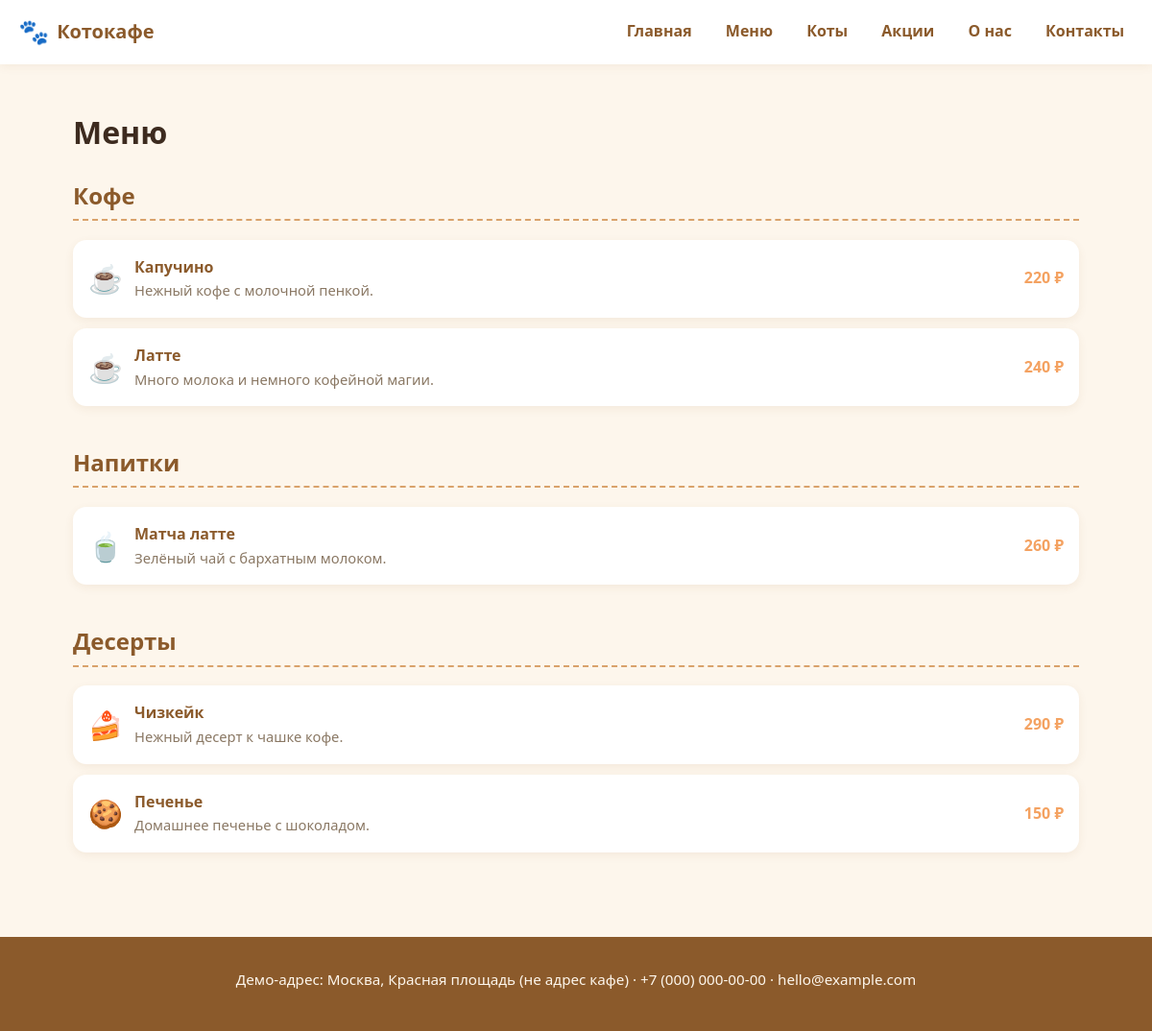
The page /menu on the database its author committed.
### models.py (models this page shows)
class MenuItem(db.Model):
    __tablename__ = 'cafe_menuitem'
    id = db.Column(db.Integer, primary_key=True)
    category = db.Column(db.String(100))
    category_en = db.Column(db.String(100))
    name = db.Column(db.String(150))
    name_en = db.Column(db.String(150))
    description = db.Column(db.Text)
    description_en = db.Column(db.Text)
    price = db.Column(db.Numeric(9, 2))
    icon = db.Column(db.String(10))
    sort_order = db.Column(db.Integer)
    active = db.Column(db.Boolean)

class Contact(db.Model):
    __tablename__ = 'cafe_contact'
    id = db.Column(db.Integer, primary_key=True)
    address = db.Column(db.String(250))
    address_en = db.Column(db.String(250))
    hours = db.Column(db.String(150))
    hours_en = db.Column(db.String(150))
    phone = db.Column(db.String(50))
    email = db.Column(db.String(254))
    map_url = db.Column(db.String(200))
    social_url = db.Column(db.String(200))

### app.py (the view)
@app.route('/menu/')
@app.route('/menu')
def menu():
    items = (
        MenuItem.query.filter_by(active=True)
        .order_by(MenuItem.sort_order, MenuItem.id).all()
    )
    grouped = {}
    for it in items:
        grouped.setdefault(it.category, []).append(it)
    return render_template('menu.html', grouped=grouped)

### app.py (called while the page is built)
@app.context_processor
def inject_globals():
    return {
        'contact': Contact.query.first(),
        'social_links': (
            SocialLink.query
            .filter_by(active=True)
            .order_by(SocialLink.sort_order, SocialLink.id)
            .all()
        ),
    }

@app.template_filter('price')
def price_filter(value):
    if value is None:
        return ''
    try:
        s = f'{value:.2f}'.rstrip('0').rstrip('.')
    except Exception:
        s = str(value)
    return s

### templates/menu.html (shortened to what this page needs)
{% extends 'base.html' %}
{% block content %}
<h1>Меню</h1>
{% for category, items in grouped.items() %}
  <section class="menu-category">
    <h2>{{ category }}</h2>
    <ul class="menu-list">
      {% for it in items %}
        <li class="menu-item">
          <span class="menu-icon">{{ it.icon }}</span>
          <div class="menu-body">
            <div class="menu-name">{{ it.name }}</div>
            {% if it.description %}<div class="menu-desc">{{ it.description }}</div>{% endif %}
          </div>
          <div class="menu-price">{{ it.price | price }} ₽</div>
        </li>
      {% endfor %}
    </ul>
  </section>
{% endfor %}
{% endblock %}

### templates/base.html (shortened to what this page needs)
<!doctype html>
<html lang="ru">
<head>
  <link rel="stylesheet" href="{{ url_for('static', filename='css/style.css') }}">
</head>
<body>
  <header class="site-header">
    <a class="logo" href="{{ url_for('home') }}">
      <span class="logo-icon">🐾</span>
      <span class="logo-text">Котокафе</span>
    </a>
    <nav class="nav">
      <a href="{{ url_for('home') }}">Главная</a>
      <a href="{{ url_for('menu') }}">Меню</a>
      <a href="{{ url_for('cats') }}">Коты</a>
      <a href="{{ url_for('promotions') }}">Акции</a>
      <a href="{{ url_for('about') }}">О нас</a>
      <a href="{{ url_for('contacts') }}">Контакты</a>
    </nav>
  </header>
  <main class="container">
    {% block content %}{% endblock %}
  </main>
  <footer class="site-footer">
    <div>
      {% if contact %}
        {{ contact.address }} ·
        {{ contact.phone }} ·
        {{ contact.email }}
      {% endif %}
    </div>
  </footer>
</body>
</html>

### static/css/style.css (style rules this page uses)
:root { --cream: #fdf6ec; --cocoa: #8b5a2b; --caramel: #d9a26b; --peach: #f4a261; --ink: #3d2b1f; --muted: #8a7864; }
* { box-sizing: border-box; }
html, body { margin: 0; padding: 0; background: var(--cream); color: var(--ink); font-family: "Nunito", "Segoe UI", system-ui, sans-serif; line-height: 1.6; }
body { display: flex; flex-direction: column; min-height: 100vh; }
a { color: var(--cocoa); text-decoration: none; }
.container { flex: 1; width: 100%; max-width: 1080px; margin: 0 auto; padding: 1.5rem 1rem 3rem; }
.site-header { display: flex; align-items: center; justify-content: space-between; gap: 1rem; padding: .8rem 1.2rem; background: white; box-shadow: 0 2px 10px rgba(139, 90, 43, .08); position: sticky; top: 0; z-index: 10; flex-wrap: wrap; }
.logo { display: flex; align-items: center; gap: .5rem; font-weight: 800; font-size: 1.25rem; color: var(--cocoa); }
.logo-icon { font-size: 1.6rem; }
.nav { display: flex; gap: 1rem; flex-wrap: wrap; }
.nav a { padding: .35rem .6rem; border-radius: 999px; font-weight: 600; }
.site-footer { padding: 2rem 1.2rem; background: var(--cocoa); color: var(--cream); text-align: center; font-size: .95rem; }
.menu-category { margin-bottom: 2.5rem; }
.menu-category h2 { color: var(--cocoa); border-bottom: 2px dashed var(--caramel); padding-bottom: .3rem; }
.menu-list { list-style: none; padding: 0; margin: 0; }
.menu-item { display: flex; align-items: center; gap: 1rem; padding: 1rem; margin-bottom: .7rem; background: white; border-radius: 14px; box-shadow: 0 3px 10px rgba(139, 90, 43, .08); }
.menu-icon { font-size: 1.8rem; width: 2rem; text-align: center; }
.menu-body { flex: 1; min-width: 0; }
.menu-name { font-weight: 700; color: var(--cocoa); }
.menu-desc { color: var(--muted); font-size: .92rem; }
.menu-price { font-weight: 800; color: var(--peach); white-space: nowrap; }

### rows shown on the page
MenuItem: category "Кофе", icon "☕", name "Капучино", description "Нежный кофе с молочной пенкой.", price "220"
MenuItem: icon "☕", name "Латте", description "Много молока и немного кофейной магии.", price "240"
MenuItem: category "Напитки", icon "🍵", name "Матча латте", description "Зелёный чай с бархатным молоком.", price "260"
MenuItem: category "Десерты", icon "🍰", name "Чизкейк", description "Нежный десерт к чашке кофе.", price "290"
MenuItem: icon "🍪", name "Печенье", description "Домашнее печенье с шоколадом.", price "150"
Contact: address "Демо-адрес: Москва, Красная площадь (не адрес кафе)", phone "+7 (000) 000-00-00", email "hello@example.com"
